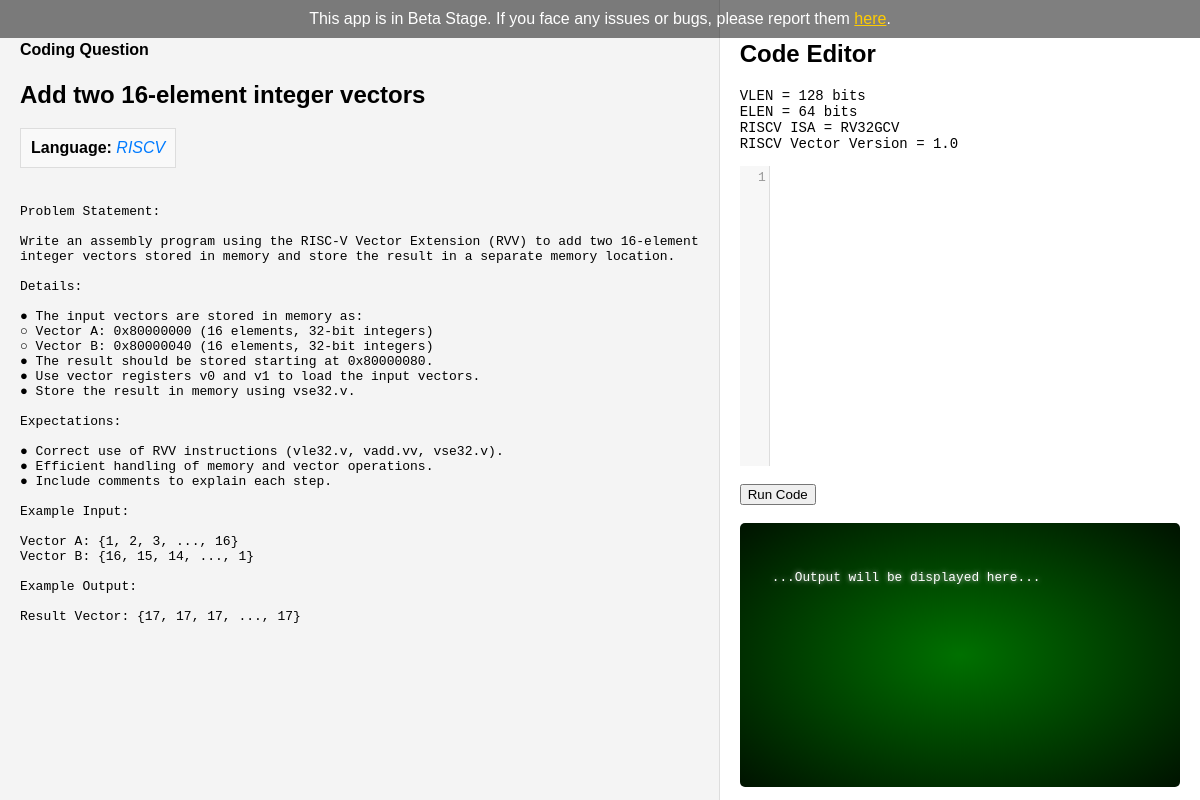
Page /rvcodehub/questions/2/ (signed in) on the committed database.
### questions/models.py (models this page shows, shortened)
class Question(models.Model):
    title = models.CharField(max_length=100, default='Untitled Question')
    question = models.TextField()
    question_group = models.ForeignKey(QuestionGroup, on_delete=models.CASCADE)
    language = models.ForeignKey(Languages, on_delete=models.CASCADE, default=1)
    test_case = models.TextField(blank=True, null=True)
    answer_template = models.TextField(blank=True, null=True)

### core/models.py (models this page shows)
class Languages(models.Model):
    name = models.CharField(max_length=100)
    def __str__(self):
        return self.name

### questions/views.py (the view)
# urls.py: path('<int:question_id>/', question, name='question'),
@login_required
def question(request, question_id):
    question = Question.objects.get(id=question_id)
    user = request.user
    context = {
        'question': question,
        'user': user
    }
    return render(request, 'question.html', context)

### templates/question.html (shortened to what this page needs)
{% load static %}
<!DOCTYPE html>
<html lang="en">
<head>
</head>
<body>
    <div class="beta-banner">
        This app is in Beta Stage. If you face any issues or bugs, please report them <a href="{% url 'pages:bug_report' %}">here</a>.
    </div>
    <div class="pane left-pane">
        <h4>Coding Question</h4>
        <h2>{{ question.title }}</h2>
        <div style="display: inline-block; border: 1px solid #ddd; padding: 10px; background-color: #f9f9f9; margin-bottom: 20px;">
            <p style="margin: 0; white-space: nowrap;"><strong>Language:</strong> <span style="font-style: italic; color: #007bff;">{{ question.language }}</span></p>
        </div>
        <p><pre><code>{{ question.question }}</code></pre></p>
    </div>
    <div class="pane right-pane">
        <h2>Code Editor</h2>
        {% if question.language.name == "RISCV" %}
            <p style="font-family: monospace; font-size: 14px;">
                VLEN = 128 bits <br> ELEN = 64 bits <br> RISCV ISA = RV32GCV <br> RISCV Vector Version = 1.0
            </p>
        {% endif %}
        <br>
        <button id="run-code">Run Code</button>
        <br> <br>
        <div class="col-md-12 bordered-box" id="output-box">
            <pre><output id="output-drop">
...Output will be displayed here...
            </output></pre>
          </div>
    </div>
</body>
<link rel="stylesheet" href="{% static 'codemirror/codemirror-5.65.0/theme/eclipse.css' %}">
<link rel="stylesheet" href="{% static 'codemirror/codemirror-5.65.0/lib/codemirror.css' %}">
</html></div>

### templates/question.html (style rules this page uses)
html { position: relative; }
html::before { content: ''; position: absolute; top: 0; left: 0; width: 100%; height: 100%; background: rgba(255, 255, 255, 0); pointer-events: none; z-index: 1000; }
body { display: flex; height: 100vh; margin: 0; font-family: Arial, sans-serif; }
.pane { flex: 1; padding: 20px; box-sizing: border-box; }
.left-pane { background-color: #f4f4f4; border-right: 1px solid #ddd; }
.right-pane { background-color: #fff; }
#output-box { background-color: black; background-image: radial-gradient(rgba(0, 150, 0, 0.75), black 120%); max-height: 25vh; height: 25vh; min-height: 25vh; margin: 0; overflow: hidden; padding: 2rem; color: white; font: 0.8rem Inconsolata, monospace; text-shadow: 0 0 5px #C8C8C8; border-radius: 5px; overflow-x: scroll; overflow-y: scroll; }
#output-box pre { margin: 0; }
.beta-banner { background-color: rgba(0, 0, 0, 0.5); color: #ffffff; text-align: center; padding: 10px 0; position: fixed; width: 100%; top: 0; z-index: 1000; }
.beta-banner a { color: #ffcc00; text-decoration: underline; }

### rows in the picture
Question: title "Add two 16-element integer vectors", language "RISCV", question "Problem Statement: Write an assembly program using the RISC-V Vector Extension (RVV) to add two 16-element integer vectors stored in memory and store the result in a separate memory location. Details: ● The input vectors are stored in memory as: ○ Vector A: 0x80000000 (16 elements, 32-bit integers) ○ Vector B: 0x80000040 (16 elements, 32-bit integers) ● The result should be stored starting at 0x80000080. ● Use vector registers v0 and v1 to load the input vectors. ● Store the result in memory using vse32.v. Expectations: ● Correct use of RVV instructions (vle32.v, vadd.vv, vse32.v). ● Efficient handling of memory and vector operations. ● Include comments to explain each step. Example Input:…"
